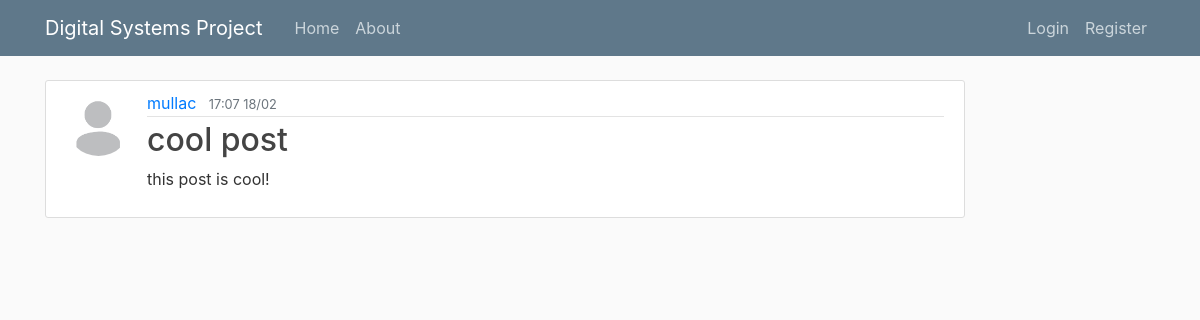
Screenshot of /post/2 with the database file from the repository.
### package/models.py (models this page shows, shortened)
class User(db.Model, UserMixin):
    id = db.Column(db.Integer, primary_key=True)
    username = db.Column(db.String(20), unique=True, nullable=False)
    email = db.Column(db.String(120), unique=True, nullable=False)
    image_file = db.Column(db.String(20), nullable=False, default='default.jpg')
    password = db.Column(db.String(60), nullable=False)
    posts = db.relationship('Post', backref='author', lazy=True)

class Post(db.Model):
    id = db.Column(db.Integer, primary_key=True)
    title = db.Column(db.String(100), nullable=False)
    date_posted = db.Column(db.DateTime, nullable=False, default=datetime.utcnow)
    content = db.Column(db.Text, nullable=False)
    user_id = db.Column(db.Integer, db.ForeignKey('user.id'), nullable=False)

### package/routes.py (the view)
@app.route("/post/<int:post_id>")
def post(post_id):
    post = Post.query.get_or_404(post_id)
    return(render_template('post.html', title = post.title, post = post))

### package/templates/post.html (shortened to what this page needs)
{% extends "layout.html" %}
{% block content %}
    <article class="media content-section">
        <img class="rounded-circle article-img" src="{{ url_for('static', filename='profile_pics/' + post.author.image_file) }}">
        <div class="media-body">
            <div class="article-metadata">
                <a class="mr-2" href="{{ url_for('user_posts', username=post.author.username) }}">{{ post.author.username }}</a>
                <small class="text-muted">{{ post.date_posted.strftime('%H:%M') + ' ' + post.date_posted.strftime('%d/%m') }}</small>
            </div>
            <h2 class="article-title">{{ post.title }}</h2>
            <p class="article-content">{{ post.content }}</p>
        </div>
    </article>
{% endblock content %}

### package/static/main.css (style rules this page uses)
body { background: #fafafa; color: #333333; margin-top: 5rem; }
h1, h2, h3, h4, h5, h6 { color: #444444; }
.content-section { background: #ffffff; padding: 10px 20px; border: 1px solid #dddddd; border-radius: 3px; margin-bottom: 20px; }
.article-title { color: #444444; }
.article-content { white-space: pre-line; }
.article-img { height: 65px; width: 65px; margin-right: 16px; }
.article-metadata { padding-bottom: 1px; margin-bottom: 4px; border-bottom: 1px solid #e3e3e3 }

### rows the page displays
User: image_file (placeholder picture), author.username "mullac"
Post: date_posted "17:07 18/02", title "cool post", content "this post is cool!"
